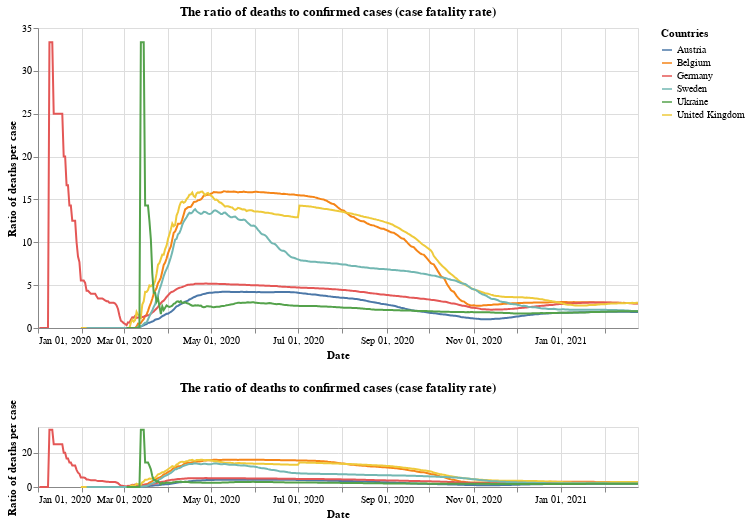

This figure's notebook cell:
### Markdown cell above
## Case fatality rate

### Code cell
#collapse
base = alt.Chart(x_small).mark_line().encode(
    x=alt.X("yearmonthdate(date):T", axis=alt.Axis(title='Date')),
    y=alt.Y("ratio:Q", axis=alt.Axis(title='Ratio of deaths per case')),
    tooltip='id',
    color=alt.Color('id', legend=alt.Legend(title="Countries")),
opacity=alt.condition(leg_selection, alt.value(1), alt.value(0.2))
).add_selection(leg_selection).properties(title='The ratio of deaths to confirmed cases (case fatality rate)', width=600)

upper = base.encode(
    alt.X('yearmonthdate(date):T',axis=alt.Axis(title='Date'),
          scale=alt.Scale(domain=brush))
)

lower = base.properties(
    height=60
).add_selection(brush)

upper & lower

### Figure 1 — Vega-Lite specification as saved in the notebook (floating-point values rounded to 4 significant figures; data arrays with more than 128 entries replaced by an {"elided": "..."} marker saying what was removed)
{"config": {"view": {"continuousWidth": 400, "continuousHeight": 300}}, "vconcat": [{"mark": "line", "encoding": {"color": {"type": "nominal", "field": "id", "legend": {"title": "Countries"}}, "opacity": {"condition": {"value": 1, "selection": "selector001"}, "value": 0.2}, "tooltip": {"type": "nominal", "field": "id"}, "x": {"type": "temporal", "axis": {"title": "Date"}, "field": "date", "scale": {"domain": {"selection": "selector004"}}, "timeUnit": "yearmonthdate"}, "y": {"type": "quantitative", "axis": {"title": "Ratio of deaths per case"}, "field": "ratio"}}, "selection": {"selector001": {"type": "multi", "fields": ["id"], "bind": "legend"}}, "title": "The ratio of deaths to confirmed cases (case fatality rate)", "width": 600}, {"mark": "line", "encoding": {"color": {"type": "nominal", "field": "id", "legend": {"title": "Countries"}}, "opacity": {"condition": {"value": 1, "selection": "selector001"}, "value": 0.2}, "tooltip": {"type": "nominal", "field": "id"}, "x": {"type": "temporal", "axis": {"title": "Date"}, "field": "date", "timeUnit": "yearmonthdate"}, "y": {"type": "quantitative", "axis": {"title": "Ratio of deaths per case"}, "field": "ratio"}}, "height": 60, "selection": {"selector001": {"type": "multi", "fields": ["id"], "bind": "legend"}, "selector004": {"type": "interval", "encodings": ["x"]}}, "title": "The ratio of deaths to confirmed cases (case fatality rate)", "width": 600}], "data": {"name": "data-914f516df377513b80a7325a572f67e7"}, "$schema": "https://vega.github.io/schema/vega-lite/v4.8.1.json", "datasets": {"data-914f516df377513b80a7325a572f67e7": {"elided": "2526 records"}}}
